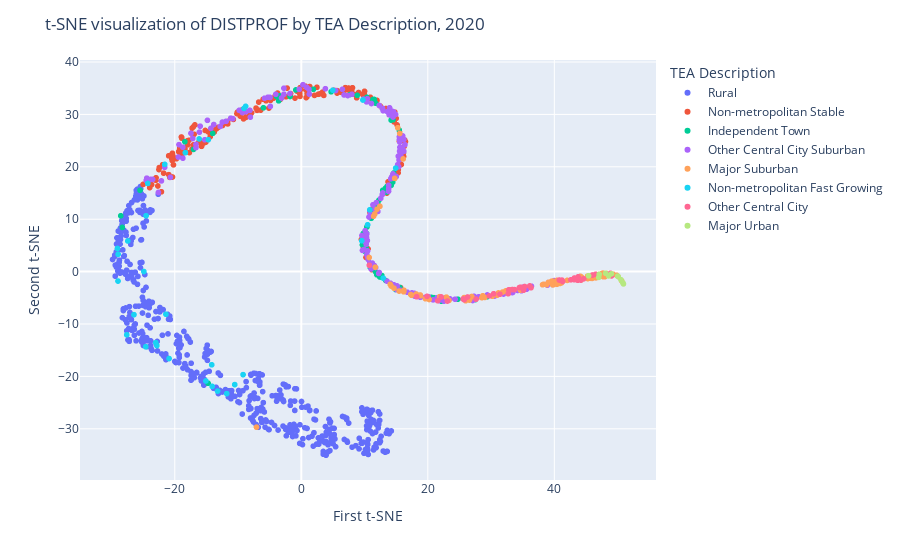

The code cell stored with this chart in its notebook:
### Code cell
from visualizeClusters import visualize_tsne
visualize_tsne(2020, test_filtered)

### Figure 1 — Plotly figure (JSON) as saved in the notebook; plotly's stock layout.template omitted (floating-point values rounded to 4 significant figures; data arrays with more than 128 entries replaced by an {"elided": "..."} marker saying what was removed)
{"data": [{"hovertemplate": "color=Rural<br>x=%{x}<br>y=%{y}<extra></extra>", "legendgroup": "Rural", "marker": {"color": "#636efa", "symbol": "circle"}, "mode": "markers", "name": "Rural", "showlegend": true, "type": "scattergl", "x": {"elided": "464 float values"}, "xaxis": "x", "y": {"elided": "464 float values"}, "yaxis": "y"}, {"hovertemplate": "color=Non-metropolitan Stable<br>x=%{x}<br>y=%{y}<extra></extra>", "legendgroup": "Non-metropolitan Stable", "marker": {"color": "#EF553B", "symbol": "circle"}, "mode": "markers", "name": "Non-metropolitan Stable", "showlegend": true, "type": "scattergl", "x": {"elided": "161 float values"}, "xaxis": "x", "y": {"elided": "161 float values"}, "yaxis": "y"}, {"hovertemplate": "color=Independent Town<br>x=%{x}<br>y=%{y}<extra></extra>", "legendgroup": "Independent Town", "marker": {"color": "#00cc96", "symbol": "circle"}, "mode": "markers", "name": "Independent Town", "showlegend": true, "type": "scattergl", "x": [12.12, 20.97, 11.74, 14.5, 29.35, 13.47, 22.15, 11.27, 10.27, -5.989, 7.698, -1.783, 11.54, 14.45, -14.74, 10.37, 8.839, 10.37, 13.3, -25.49, 11.95, 14.6, 12.73, 13.55, 11.55, -3.446, -28.54, 10.12, 9.797, 12.72, 15.49, 10.9, -18.4, 11.1, 14.21, 9.912, 13.37, 11.05, 11.33, 4.715, -3.573, 15.6, -28.29, 12.87, 13.01, 10.35, 12.09, -0.8668, 11.75, 14.23, 14.93, 12.41, -17.04, 9.661, 27.56, 14.2, 32.53, 24.74, 20.53, 11.77, 11.47, 9.865, 12.26, 11.58, 1.908, -14.0, -3.908], "xaxis": "x", "y": [12.65, -4.975, 11.4, 28.98, -4.819, 15.16, -5.657, 11.65, 4.396, 31.26, 33.8, 33.42, 0.3292, 17.07, -21.3, 8.511, 33.65, 33.27, 15.91, 15.53, -0.606, 18.81, -0.7533, 16.25, 32.85, 33.55, 10.65, 3.815, 7.272, -1.079, 27.01, 0.794, 24.8, 1.291, 16.48, 7.412, -1.708, 10.18, 32.85, 34.32, 32.59, -3.04, 8.429, 15.51, 15.16, 7.259, 13.01, 34.67, 32.15, 30.22, -3.44, -1.024, 23.32, 5.11, -5.328, 28.92, -3.821, -5.266, -4.896, -0.07714, 11.1, 5.952, 13.62, 12.66, 34.8, 26.38, 33.44], "yaxis": "y"}, {"hovertemplate": "color=Other Central City Suburban<br>x=%{x}<br>y=%{y}<extra></extra>", "legendgroup": "Other Central City Suburban", "marker": {"color": "#ab63fa", "symbol": "circle"}, "mode": "markers", "name": "Other Central City Suburban", "showlegend": true, "type": "scattergl", "x": {"elided": "166 float values"}, "xaxis": "x", "y": {"elided": "166 float values"}, "yaxis": "y"}, {"hovertemplate": "color=Major Suburban<br>x=%{x}<br>y=%{y}<extra></extra>", "legendgroup": "Major Suburban", "marker": {"color": "#FFA15A", "symbol": "circle"}, "mode": "markers", "name": "Major Suburban", "showlegend": true, "type": "scattergl", "x": [15.25, 11.7, 32.31, 26.59, 23.02, 26.97, 32.69, 39.74, 14.05, 41.15, 38.78, 47.68, 40.4, 40.44, 20.21, 23.35, 30.97, 48.17, 42.04, 17.43, 43.57, 19.63, 45.26, 45.29, 31.82, 47.7, 16.1, 29.01, 12.43, 15.46, 49.88, 11.98, 45.98, 49.3, 46.6, 26.29, 16.19, 50.64, 31.17, 39.04, 39.71, 46.57, 50.11, 48.01, 18.85, 47.82, 44.16, 44.09, 36.31, 26.93, 18.81, 38.14, 15.57, 10.73, 30.21, 25.75, 14.2, 16.23, 39.54, 14.65, 32.95, 44.23, 44.32, 11.62, 34.65, 14.76, 17.3, 39.81, 11.43, 38.31, 22.94, 18.17, -7.084, 40.9, 25.98, 21.87, 28.55, 28.69, 47.43, 45.73], "xaxis": "x", "y": [27.46, 0.8434, -3.688, -5.436, -5.023, -4.807, -4.207, -2.516, -2.424, -2.142, -2.508, -0.284, -2.419, -1.673, -5.321, -5.5, -4.5, -0.3134, -1.682, -4.52, -1.472, -5.177, -0.843, -1.332, -3.912, -0.9545, 21.51, -4.929, 12.46, -3.715, -0.7287, 11.91, -1.296, -0.497, -0.9746, -5.303, -3.852, -1.738, -4.07, -2.074, -1.802, -1.196, -0.9535, -0.9571, -4.599, -0.9759, -0.9264, -0.9255, -3.061, -4.753, -4.467, -2.505, 26.36, 2.694, -4.692, -4.963, -2.755, -3.557, -1.864, -3.165, -3.467, -1.621, -1.069, 11.01, -3.541, 17.81, -4.371, -2.535, 10.57, -2.423, -4.873, -4.281, -29.69, -2.264, -5.555, -4.783, -4.979, -4.613, -0.4219, -1.282], "yaxis": "y"}, {"hovertemplate": "color=Non-metropolitan Fast Growing<br>x=%{x}<br>y=%{y}<extra></extra>", "legendgroup": "Non-metropolitan Fast Growing", "marker": {"color": "#19d3f3", "symbol": "circle"}, "mode": "markers", "name": "Non-metropolitan Fast Growing", "showlegend": true, "type": "scattergl", "x": [-14.16, -21.4, 4.985, -18.33, 9.553, 10.48, 14.92, 10.82, 12.95, -24.27, -28.96, -29.06, -21.58, -14.09, -23.01, -20.91, -15.08, -28.98, -16.15, 9.738, -27.43, -24.89, -9.059, -24.54, -9.206, -27.59, -13.24, -26.45, -14.7, -8.803, -10.52, -24.59, -22.83, -11.79], "xaxis": "x", "y": [-17.78, -8.14, 34.63, 22.71, 5.899, 8.937, 19.75, 11.8, -1.252, 16.83, 3.305, 4.416, 20.47, -21.9, -13.56, -16.59, -20.87, -1.804, 25.32, 32.75, 5.848, 0.01274, 31.15, 10.66, -19.66, -12.07, -22.8, -8.218, 25.18, 31.54, -21.57, -14.34, -14.12, -23.29], "yaxis": "y"}, {"hovertemplate": "color=Other Central City<br>x=%{x}<br>y=%{y}<extra></extra>", "legendgroup": "Other Central City", "marker": {"color": "#FF6692", "symbol": "circle"}, "mode": "markers", "name": "Other Central City", "showlegend": true, "type": "scattergl", "x": [46.54, 30.41, 32.73, 34.68, 46.05, 48.88, 25.75, 42.61, 43.7, 26.29, 25.58, 44.18, 29.74, 18.24, 19.88, 23.09, 34.49, 22.13, 43.76, 43.17, 41.31, 36.11, 31.4, 10.76, 41.2, 33.7, 40.79, 49.03, 44.63, 21.55, 43.16, 27.64, 35.32, 36.31, 35.14, 33.36, 46.03, 32.8, 30.42], "xaxis": "x", "y": [-0.5133, -4.241, -4.198, -2.974, -0.6538, -0.3308, -5.371, -1.575, -1.651, -4.848, -5.223, -1.626, -4.64, -4.798, -4.719, -5.623, -3.039, -4.841, -1.009, -1.225, -1.88, -2.73, -4.322, 1.207, -1.621, -3.432, -1.607, -0.8295, -1.385, -5.546, -1.539, -5.247, -2.848, -3.073, -3.552, -3.422, -0.6605, -3.47, -4.237], "yaxis": "y"}, {"hovertemplate": "color=Major Urban<br>x=%{x}<br>y=%{y}<extra></extra>", "legendgroup": "Major Urban", "marker": {"color": "#B6E880", "symbol": "circle"}, "mode": "markers", "name": "Major Urban", "showlegend": true, "type": "scattergl", "x": [47.09, 49.03, 50.54, 50.84, 48.11, 45.41, 47.02, 50.93, 48.59, 50.09, 50.02], "xaxis": "x", "y": [-0.5169, -0.4188, -1.561, -2.144, -0.314, -0.7909, -1.1, -2.347, -0.8232, -0.9349, -0.8621], "yaxis": "y"}], "layout": {"legend": {"title": {"text": "TEA Description"}, "tracegroupgap": 0}, "margin": {"t": 60}, "title": {"text": "t-SNE visualization of DISTPROF by TEA Description, 2020"}, "xaxis": {"anchor": "y", "domain": [0, 1], "title": {"text": "First t-SNE"}}, "yaxis": {"anchor": "x", "domain": [0, 1], "title": {"text": "Second t-SNE"}}}}
